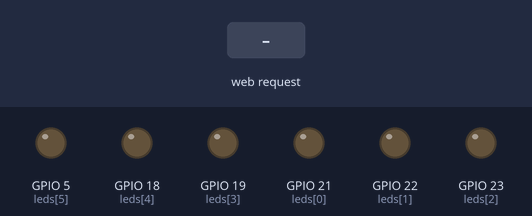
Simulated run of this sketch. Board: ESP32. Parts: output pins drawn as LEDs (lit = HIGH). The test bench sets the inputs (shaded band). What the sketch prints to the serial monitor is not drawn.

Above: at 1.2 s.
1.3 s: HTTP request GET /start received
At 1.7 s:
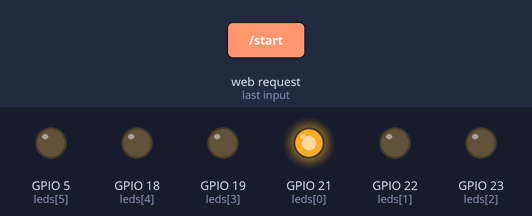
At 2.2 s:
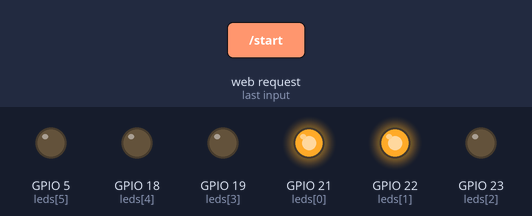
4.3 s: HTTP request GET /stop received
At 5.3 s:
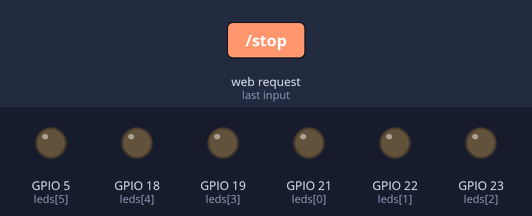
Timing chart, 0 to 7.3 s (numbered marks = the images above; inputs shaded):
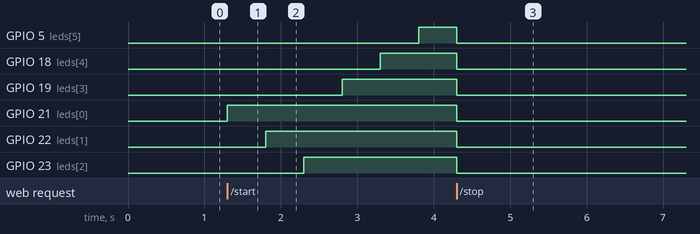

Measured:
- after the input at 1.3 s, GPIO 5 (leds[5]): LOW → HIGH after 2.5 s; GPIO 18 (leds[4]): LOW → HIGH after 2.0 s; GPIO 19 (leds[3]): LOW → HIGH after 1.5 s; GPIO 21 (leds[0]): LOW → HIGH at once; GPIO 22 (leds[1]): LOW → HIGH after 0.50 s
- after the input at 4.3 s, GPIO 5 (leds[5]), GPIO 18 (leds[4]), GPIO 19 (leds[3]), GPIO 21 (leds[0]), GPIO 22 (leds[1]), GPIO 23 (leds[2]): HIGH → LOW at once

The sketch:

Remote_LED_Blinking.ino
```cpp
#include <WiFi.h>
#include <WebServer.h>

WebServer server(80);

// LED pins
int leds[] = { 21, 22, 23, 19, 18, 5 };
bool startSequence = false;

// Wi-Fi credentials
const char* ssid = "ESP32_LED";
const char* password = "12345678";

void setup() {
  Serial.begin(115200);

  // Set LED pins as output
  for (int i = 0; i < 6; i++) {
    pinMode(leds[i], OUTPUT);
    digitalWrite(leds[i], LOW);
  }

  // Start ESP32 Access Point
  WiFi.softAP(ssid, password);

  Serial.println("WiFi Started");
  Serial.print("IP Address: ");
  Serial.println(WiFi.softAPIP());

  // Web routes
  server.on("/", handleRoot);
  server.on("/start", startLED);
  server.on("/stop", stopLED);

  server.begin();
}

void loop() {
  server.handleClient();

  if (startSequence) {
    for (int i = 0; i < 6; i++) {
      digitalWrite(leds[i], HIGH);
      delay(500);
    }
    startSequence = false;
  }
}

// ===== Web Page =====
void handleRoot() {
  String page = R"rawliteral(
<!DOCTYPE html>
<html>
<head>
<meta name="viewport" content="width=device-width, initial-scale=1">
<title>ESP32 Smart Diya</title>

<style>
  body {
    margin: 0;
    height: 100vh;
    background: radial-gradient(circle at center, #1c1917, #020617);
    font-family: 'Segoe UI', Tahoma, Geneva, Verdana, sans-serif;
    display: flex;
    align-items: center;
    justify-content: center;
    color: #f8fafc;
  }

  .container {
    text-align: center;
  }

  h1 {
    font-weight: 500;
    letter-spacing: 1px;
    margin-bottom: 40px;
    opacity: 0.9;
  }

  .diya-btn {
    width: 160px;
    height: 160px;
    border-radius: 50%;
    border: none;
    background: radial-gradient(circle at top, #fde68a, #f59e0b, #b45309);
    box-shadow:
      0 0 20px rgba(245, 158, 11, 0.6),
      0 0 60px rgba(245, 158, 11, 0.4);
    color: #1c1917;
    font-size: 1.05rem;
    font-weight: 600;
    cursor: pointer;
    transition: transform 0.1s ease, box-shadow 0.2s ease;
  }

  .diya-btn:active {
    transform: scale(0.94);
    box-shadow:
      0 0 10px rgba(245, 158, 11, 0.4),
      0 0 30px rgba(245, 158, 11, 0.2);
  }

  .status {
    display: none;
    font-size: 1.4rem;
    margin-bottom: 25px;
    letter-spacing: 1px;
  }

  .back-btn {
    padding: 12px 26px;
    border-radius: 25px;
    border: none;
    background: #334155;
    color: white;
    font-size: 0.9rem;
    cursor: pointer;
  }

  a, button {
    outline: none;
    -webkit-tap-highlight-color: transparent;
  }
</style>
</head>

<body>
  <div class="container">

    <div id="initial">
      <button class="diya-btn" onclick="lightDiya()">Light up Diya</button>
    </div>

    <div id="lit">
      <div class="status">Diya is Lit</div>
      <button class="back-btn" onclick="turnOff()">Back</button>
    </div>

  </div>

<script>
  document.getElementById("lit").style.display = "none";

  function lightDiya() {
    fetch("/start");
    document.getElementById("initial").style.display = "none";
    document.getElementById("lit").style.display = "block";
  }

  function turnOff() {
    fetch("/stop");
    document.getElementById("lit").style.display = "none";
    document.getElementById("initial").style.display = "block";
  }
</script>

</body>
</html>
)rawliteral";

  server.send(200, "text/html", page);
}


void startLED() {
  startSequence = true;
  server.send(200, "text/plain", "LED Sequence Started");
}

void stopLED() {
  for (int i = 0; i < 6; i++) {
    digitalWrite(leds[i], LOW);
  }
  startSequence = false;
  server.send(200, "text/plain", "LEDs Stopped");
}
```
